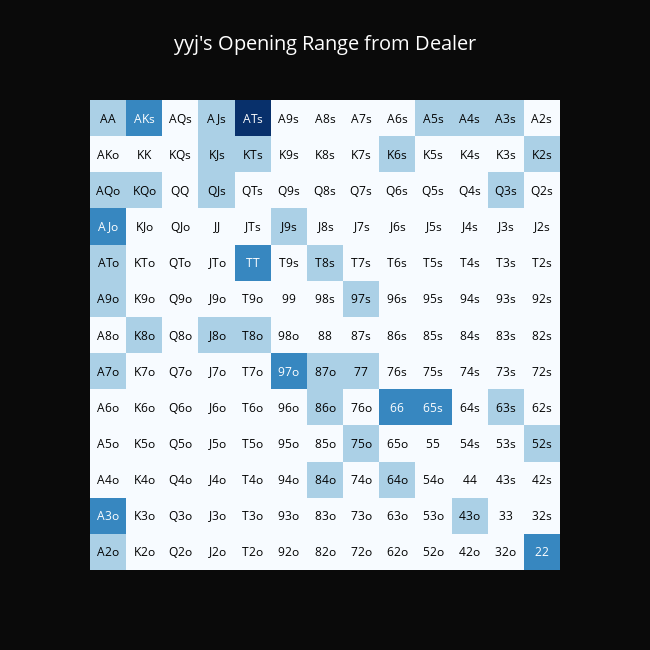
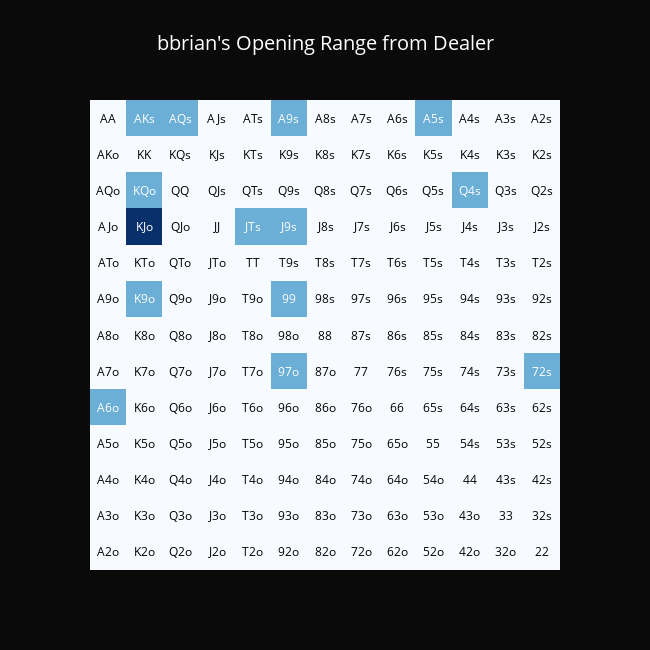
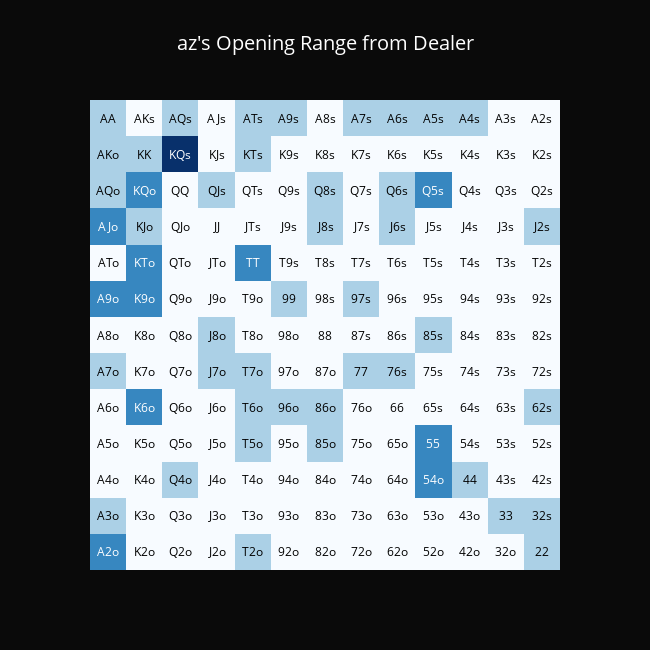
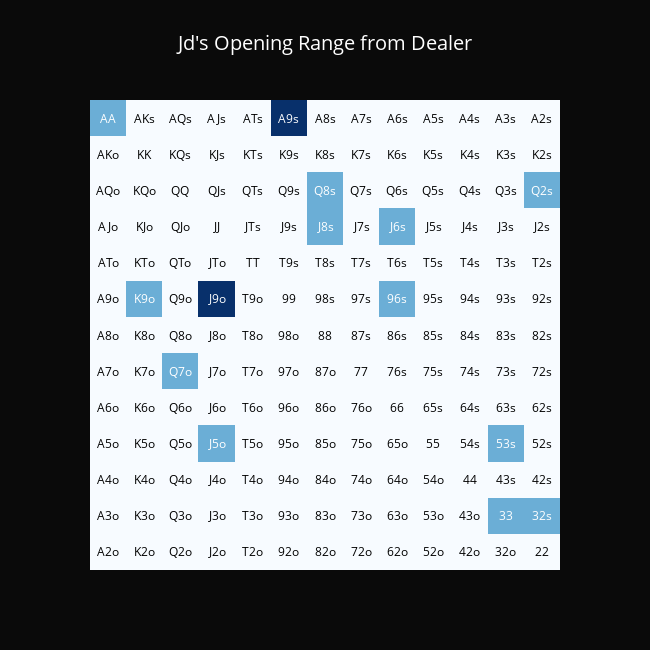

Source (notebook cell) for these figures, in order:
### Code cell
for player in dealer_opens:
	plot_range(dealer_opens[player], title=f"{player.username}'s Opening Range from Dealer")
